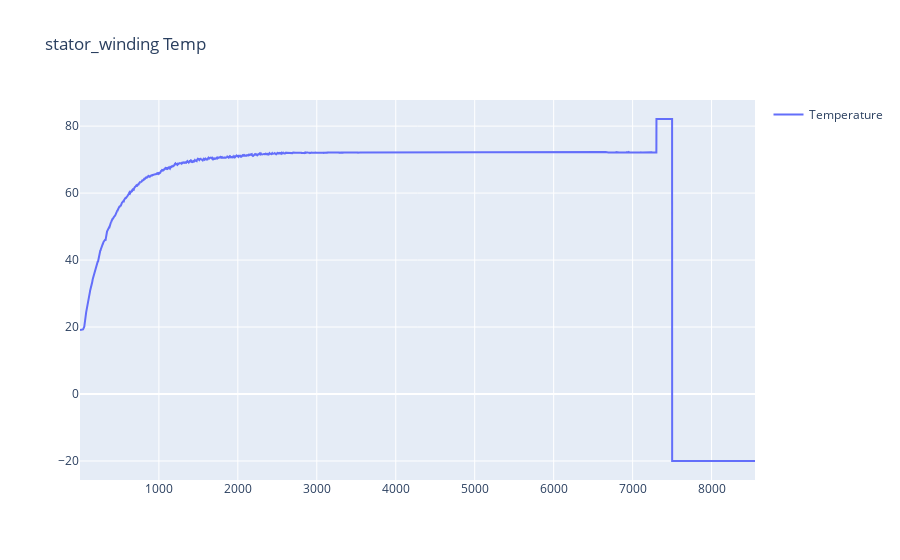

Source (notebook cell):
### Code cell
### Visualize data
fig = go.Figure()
fig.add_trace(go.Scatter(x=df['data_point'], y=df['stator_winding'], name='Temperature'))
fig.update_layout(showlegend=True, title='stator_winding Temp')
fig.show()

### Figure 1 — Plotly figure (JSON) as saved in the notebook; plotly's stock layout.template omitted (floating-point values rounded to 4 significant figures; data arrays with more than 128 entries replaced by an {"elided": "..."} marker saying what was removed)
{"data": [{"name": "Temperature", "type": "scatter", "x": {"elided": "8550 int values"}, "y": {"elided": "8550 float values"}}], "layout": {"showlegend": true, "title": {"text": "stator_winding Temp"}}}
